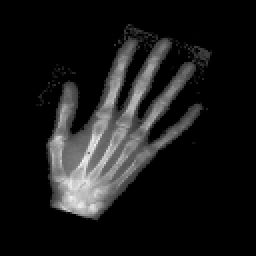
%> input picture kernel/data/hands-T.jpg, 128 x 128 px (shown 2 times larger)
$ octave setup2DhandData.m   (GNU Octave 9; MATLAB toolbox functions it lacks are replaced by stand-ins)
%> lines starting %> are read from the running program, lines starting %| are printed output that depends on the picture
### kernel/data/jpgs2data.m
%==============================================================================
% This code is part of the Matlab-based toolbox
% FAIR - Flexible Algorithms for Image Registration.
% For details see
% - https://github.com/C4IR and
% - http://www.siam.org/books/fa06/
%==============================================================================
% This files simplifies the generation of FAIR data
% Input
%    example        the name of the game (for figures etc)
%    fileT        name of a image file for the template  image
%    fileR        name of a image file for the reference image
%    varargin    list of additional variables such as omega, m, LM
%==============================================================================

function expfile = jpgs2data(example,fileT,fileR,varargin)
%> called with example = '', fileT = 'hands-T.jpg', fileR = 'hands-R.jpg'

if nargin == 0,
  help(mfilename)
  runMinimalExample
  return;
end

omega     = [];
m         = [];
LM        = [];
viewPara  = {'viewImage','viewImage2D','colormap','gray(256)'};
imgPara   = {'imgModel','linearInter'};
overwrite = 0;

for k=1:2:length(varargin), % overwrite defaults
  eval([varargin{k},'=varargin{',int2str(k+1),'};']);
end;

if isempty(example),
  caller  = dbstack;
  expfile = caller(min(2,length(caller))).name;
  example = expfile(6:end-5);
else
  expfile = sprintf('setup%sData',example);
end
expfile = fullfile(FAIRpath,'temp',expfile);

FAIRmessage(expfile)
if exist([expfile,'.mat'],'file') & ~overwrite,
  fprintf('[%s] %s exists\n',mfilename,expfile);
  return
end;

% do whatever needed to be done to get your data here
image = @(str) double(flipud(imread(str))'); % reads and converts

% load the original data, set domain, initial discretization, and grid
dataT = image(fileT);
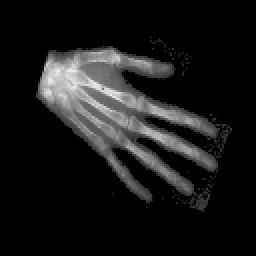
%> dataT: size 128x128 double (shown 2 times larger); min 0, max 244, mean 25.2; mean of the top-left, top-right, bottom-left and bottom-right quarters 54.3, 17.5, 8.6, 20.4
dataR = image(fileR);
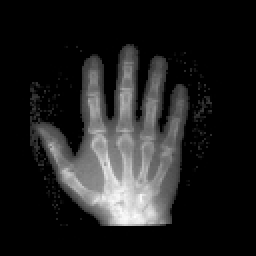
%> input picture kernel/data/hands-R.jpg, 128 x 128 px (shown 2 times larger)
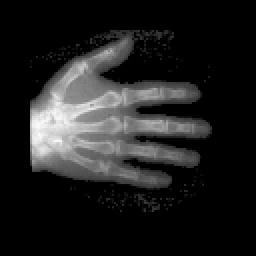
%> dataR: size 128x128 double (shown 2 times larger); min 0, max 254, mean 32.4; mean of the top-left, top-right, bottom-left and bottom-right quarters 55.7, 17.5, 40.5, 15.9

if isempty(omega), omega = [0,size(dataT,1),0,size(dataT,2)];  end;
if isempty(m),     m     = size(dataR);                        end;

viewImage('reset',viewPara{:});
imgModel('reset',imgPara{:});

omegaI = @(i) omega(min(i,size(omega,1)),:);
xc     = @(k) getCellCenteredGrid(omegaI(k),m);

viewData  = @(I,k) viewImage(imgModel(I,omegaI(k),xc(k)),omegaI(k),m);

FAIRfigure(1,'figname',expfile); clf;
subplot(1,2,1); viewData(dataT,1); title('template');
subplot(1,2,2); viewData(dataR,2); title('reference');

ML = getMultilevel({dataT,dataR},omega,m,'fig',2);

% save to outfile
save(expfile,'example','dataT','dataR','omega','m','ML','viewPara','imgPara');
if ~isempty(LM),
  save(expfile,'-append','LM','example');
end;

%------------------------------------------------------------------------------

function runMinimalExample
setup2DhandData;

%==============================================================================

### kernel/tools/dealOptions.m
%==============================================================================
% This code is part of the Matlab-based toolbox
% FAIR - Flexible Algorithms for Image Registration.
% For details see
% - https://github.com/C4IR and
% - http://www.siam.org/books/fa06/
%==============================================================================
% This functions deals persistent variables in administrative functions such as
% viewImage, viewImage, imgModel, trafo, distance, regularizer, ....
%
% Input:
%   optn        a list of current options, to be updated
%               cell or struct, 2*n entries, e.g.
%               optn.omega = [1,2];
%               optn.m     = 14;
%               or optn    = {'omega',[1,2],'m',14;}
%   varargin    a list of new options, cell with 2*p entries
%
% Output:
%   method      specifies the particular method to be used in caller, see example
%   optn        updated list of options
%   task        task to be performed either in options or in caller
%   stop        flag for caller to terminate
%
% Example:
% caller='imgModel', method='splineInter', p1='theta', pV1=10
%
% The followings modes can be uses
%    1.    nargin == 0,
%         help, run minimal example, return
%

% elseif    ~ischar(varargin{1}) -> task='none'; stop = 0;
% else      task = varargin{1} end one of the following
%
% task = 'reset', caller('reset',caller,method,p1,pV1,...), stop = 1
%   set optn={caller,method,p1,pV1,...}
%
% task = 'set',   caller('set',x1,xV1,...),                 stop = 1
%   update optn by overwiting (if x1=pk) or adding to list
%
% task = 'get',   caller('get',optn,pk),                    stop = 1
%   if field exists, method = OPTN.(pk), else method = [];
%
% task = 'disp',  caller('disp'),                           stop = 1
%   displays all the optn, fieldname:optn.(fieldname)
%
% task = 'clear', caller('clear'),                          stop = 1
%   set optn = [];
%
%  otherwise: -> task, stop = 0

%==============================================================================


function [method,optn,task,stop] = dealOptions(caller,optn,varargin)
%> called with caller = 'setup2DhandData', optn = []

method = [];                    % initialize method
% caller = dbstack;               % identify the name of the calling function
% caller = caller(min(length(caller),2)).name;

task   = [];
stop   = 1;

if nargin == 0,
  help(mfilename);
  runMinimalExample;
  return;
end;

% transform optn from cell to struct
if iscell(optn),
  optn = cell2struct(optn(2:2:end),optn(1:2:end),2);
end;

% check whether work is to be done here, i.e. the first input argument
% varargin{1} is a str
if nargin>2 && ischar(varargin{1})

  task        = varargin{1};
  varargin(1) = [];

  switch task
    case {'reset','set'},       % reset/set options
      if strcmp(task,'reset'),  % clear optn
        optn = [];
      end;

      % update the field with the value from the varargin list
      for k=1:2:length(varargin),
        optn.(varargin{k}) = varargin{k+1};
      end;

    case 'disp',                % display the options
      fprintf('<%s> options\n',caller);
      if isempty(optn),
        fprintf('is empty\n');
      else
        disp(optn)
      end;

    case 'clear';               % clear the options
      optn   = [];
      fprintf('--- cleared OPTN in <%s> ---\n',caller);

    case 'get',
      for k=1:length(varargin),
        method = getOption(optn,varargin{1});
      end;
      return

    case 'optn',
      [method,optn] = getOption(optn,caller);
      method = optn;
      return;

    otherwise,
      stop = 0;

  end;

  [method,optn] = getOption(optn,caller);
  return;

else

  [method,optn] = getOption(optn,caller);
  stop = (nargin < 3);
  return;

end;


%----------------------------------------------------------------------------------------

function [value,optn] = getOption(optn,field);

% initialize value= []; update by the value in optn
value = []; if isfield(optn,field),  value = optn.(field); end;
% transfer struct optn to list
if isstruct(optn),
  fields = fieldnames(optn);
  values = struct2cell(optn);
  optn = cell(1,2*length(fields));
  optn(1:2:2*length(fields)-1) = fields;
  optn(2:2:2*length(fields))   = values;
end;

%------------------------------------------------------------------------------

% [12 lines left out: function runMinimalExample, not called in this run]
%==============================================================================

### kernel/viewers/FAIRfigure.m
%==============================================================================
% This code is part of the Matlab-based toolbox
% FAIR - Flexible Algorithms for Image Registration.
% For details see
% - https://github.com/C4IR and
% - http://www.siam.org/books/fa06/
%==============================================================================
%
% function varargout = FAIRfigure(fig,varargin)
%
% Opens a non-gray (-: FAIR figure at position [position]
% labels with sets figure number and title [figname]
%
%==============================================================================

function varargout = FAIRfigure(fig,varargin)
%> called with fig = 1

caller   = dbstack;        % identify the name of the calling function
caller   = caller(min(length(caller),2)).name;
figname  = caller;
color    = [1,1,0.95];
position = [];

for k=1:2:length(varargin), % overwrite defaults
  eval([varargin{k},'=varargin{',int2str(k+1),'};']);
end;

if nargin == 0,
  fig = [];
end;

if isempty(fig),
  fig = figureh;
else
  if ishandle(fig),
    fig = figureh(fig);
  else
%> the run ends on the next line
    fig = figureh(fig);
  end;
end;

if ~isnumeric(fig),
  fig = fig.Number;
end;

figname  = sprintf('[FAIR:%d] %s',fig,figname);
set(fig,'numbertitle','off','name',figname,'color',color);

if not(isempty(position)) && not(strcmp(position,'default')),
%   keyboard
%     position = FAIRposition('fig',fig,'position',position);
    set(fig,'position',position);
end;
if nargout == 1, varargout = {fig};  end;
%==============================================================================

### kernel/viewers/viewImage.m
%==============================================================================
% This code is part of the Matlab-based toolbox
% FAIR - Flexible Algorithms for Image Registration.
% For details see
% - https://github.com/C4IR and
% - http://www.siam.org/books/fa06/
%==============================================================================
% varargout = viewImage(varargin)
%
% Main function for image visualization, makes use of persistent parameters
% typical usage:
%   viewPara = {'viewImage','viewImage2D','colormap','gray(256)'};
%   viewImage('reset',viewPara{:});
%   vh = viewImage(T,omega,m);
% see
%   E2_setupHandsData for a 2D example and
%   E2_setupBrainData for a 3D example
%
% visualize:
%
%   visualizes the interpolated data (based on m) on a domain Omega (based on omega)
%
% administration, parameter setting:
%   for resetting, intitializing, setting, updating, clearing, displaying,
%   see dealOptions.m
%
% specific optn:
%   viewImage(T,omega,m,specific{:}), uses specific for this call
%==============================================================================

function varargout = viewImage(varargin)

persistent OPTN
[method,OPTN,task,stop] = dealOptions(mfilename,OPTN,varargin{:});
if stop,
  varargout{1} = method;
  if nargout > 1, varargout{2} = OPTN;  end;
  return;
end

% update options and split
[method,optn] = dealOptions(mfilename,OPTN,'set',varargin{4:end});
if isempty(method), error('no method specified!'); end;


ih = []; B = [];
% -----------------------------------------------------------------------------
% start to work
Tc     = varargin{1};
omega0 = reshape([0;1]*ones(1,length(size(Tc))),1,[]);
if nargin<2, omega = omega0;   else omega = varargin{2}; end;
if nargin<3, m     = size(Tc); else m     = varargin{3}; end;

%make optn struct
optn = cell2struct(optn(2:2:end),optn(1:2:end),2);

% shortcut to value of boolean option str
OK = @(str) (isfield(optn,str) && ~isempty(optn.(str)));

% scale image to [0,255]
if OK('scale'),
  minTc = min(Tc);
  maxTc = max(Tc);
  dG = (maxTc-minTc); dG = dG + 2*(dG == 0);
  Tc = 255/dG*(Tc-minTc);
end;

% invert image
if OK('invert'),
  Tc = max(Tc(:))-Tc;
  %Tc = 255-max(Tc)+Tc;
end;

% shortcut to value of option str
value = @(str) dealOptions(mfilename,optn,'get',str);

% setup figure
fig = value('fig');
if isempty(fig),
  fig = gcf;
elseif fig == 0,
  fig = figure;
else
  figure(fig);
end;

% determine the subfigure
sub = value('sub');
if any(sub ~= 1),
  subplot(sub(1),sub(2),sub(3)); cla;
end;

% set the figure name
figname = value('figname');
if ~isempty(figname),
  set(fig,'numbertitle','off','name',sprintf('[FAIR:%d]: %s',fig,figname));
end;

% splitt options into internal
internals = {mfilename,'scale','invert','fig','sub','figname'};

% remove internals from list
for k=1:length(internals),
  if isfield(optn,internals{k}), optn = rmfield(optn,internals{k});  end;
end;

% transfer struct optn back to list
[dummy,optn] = dealOptions(mfilename,optn);

% call the viewer with remaining options
switch nargout,
  case 0, feval(method,Tc,omega,m,optn{:});
  case 1,
    ih = feval(method,Tc,omega,m,optn{:});
    varargout = {ih};
  otherwise,
    [ih,B]    = feval(method,Tc,omega,m,optn{:});
    varargout = {ih,B};
end;
drawnow
%==============================================================================

### kernel/tools/FAIRpath.m
function value=FAIRpath; value='/Users/Jan/Dropbox/FAIR/github';

### kernel/imgModels/imgModel.m
%==============================================================================
% This code is part of the Matlab-based toolbox
% FAIR - Flexible Algorithms for Image Registration.
% For details see
% - https://github.com/C4IR and
% - http://www.siam.org/books/fa06/
%==============================================================================
% Main function for the image model, uses persistent parameter
% Typical call
%  1.   initialize (pick model and submit parameters)
%
%       imgModel('reset','imgModel','splineInter','regularizer','moments','theta',1e-2);
%
%  2.   use:
%
%       [Tc,dT] = imgModel(coefT,omega,yc);
%
%       evaluates the image model as a linear combination of basis functions with
%       the coeeficients coeffT of size size(coefT) at a cell-centered grid of points
%       y = [Y(:,1);Y(:,2),...,Y(:,d)] using parameters specified by the persistent variable OPTN
%
%
%       [Tc,dT] = imgModel(dataT,omega,yc,specific{:});
%       overwrites the persistent options (not permanently)
%
%  3.   additional option 'coefficients':
%
%       [coefT,coefR] = imgModel('coefficients',dataT,dataR,omega);
%
%       returns the coefficients of a basis representation, note
%       coefT = dataT                     for linear interpolation
%       coefT = getSplineCoefficients     for spline interpolation
% =======================================================================================

function varargout = imgModel(varargin)

% handle options
persistent OPTN

if nargin == 0 & nargout == 0 %& isempty(OPTN),
  help(mfilename);
  runMinimalExample;
  return;
end;

% check for reset, set, clear, disp, see dealOptions.m
[method,OPTN,task,stop] = dealOptions(mfilename,OPTN,varargin{:});
if stop,  varargout = {method,OPTN};  return; end

% update spline coefficients, if neccessary
if strcmp(task,'coefficients'),
  T   = varargin{2};
  R   = varargin{3};
  dim = length(varargin{4})/2;
  if ~isempty(strfind(method,'spline')),
    T = getSplineCoefficients(T,'dim',dim,OPTN{:},varargin{5:end});
    R = getSplineCoefficients(R,'dim',dim,OPTN{:},varargin{5:end});
  end;
  varargout = {T,R};
  return;
end;

% do the work
[method,optn] = dealOptions(mfilename,OPTN,...
	'set','doDerivative',(nargout>1),varargin{4:end});
k = find(strcmp(optn,mfilename));
optn (k:k+1) = [];
T         = varargin{1};
omega     = varargin{2};
x         = varargin{3}(:);
[T,dT]    = feval(method,T,omega,x,optn{:});
varargout = {T,dT};

%------------------------------------------------------------------------------

% [4 lines left out: function runMinimalExample, not called in this run]
%==============================================================================

### kernel/tools/FAIRmessage.m
%==============================================================================
% This code is part of the Matlab-based toolbox
% FAIR - Flexible Algorithms for Image Registration.
% For details see
% - https://github.com/C4IR and
% - http://www.siam.org/books/fa06/
%==============================================================================
% Generates a nicely formatted message
%==============================================================================

function FAIRmessage(str,c)

if nargin == 0,
    FAIRmessage('nice message')
    return;
elseif (nargin == 1) && (length(str) == 1),
  fprintf('>> %s\n',char(ones(1,78))*str);
else
  if ~exist('c','var'), c = '=';  end;
  fprintf('>> %s  [ %s ]  % s\n',...
    char(ones(1,10)*c),str,char(ones(1,60-length(str))*c));
end;
%==============================================================================

### kernel/data/checkDataFile.m
%==============================================================================
% This code is part of the Matlab-based toolbox
% FAIR - Flexible Algorithms for Image Registration.
% For details see
% - https://github.com/C4IR and
% - http://www.siam.org/books/fa06/
%==============================================================================
% This scripts checks whether the required data is already available.
% If if so and possible, it also initializes the modules
% viewimage, imgModel, trafo, distance, regularizer for later use;
% see setup2DhandsData.m for an example
%==============================================================================
caller          = dbstack;        % identify the name of the calling function
caller          = caller(min(length(caller),2)).name;
expfile         = fullfile(FAIRpath,'temp',[caller,'.mat']);
expfileExists   = (exist(expfile,'file') == 2);

if ~expfileExists,
  return;         % matfile has to be generated
end;

fprintf('%s: load(%s); and initialize modules\n',...
  caller,expfile(length(FAIRpath)+1:end));
clear caller
load(expfile);

% initialize toolbox
if ~isempty(who(expfile,'viewPara')),    viewImage('reset',viewPara{:});  end;
if ~isempty(who(expfile,'imgPara')),     imgModel('reset',imgPara{:});    end;
if ~isempty(who(expfile,'traPara')),     trafo('reset',traPara{:});       end;
if ~isempty(who(expfile,'disPara')),     distance('reset',disPara{:});    end;
if ~isempty(who(expfile,'regPara')),     regularizer('reset',regPara{:}); end;
%==============================================================================

### kernel/data/setup2DhandData.m
%==============================================================================
% This code is part of the Matlab-based toolbox
% FAIR - Flexible Algorithms for Image Registration.
% For details see
% - https://github.com/C4IR and
% - http://www.siam.org/books/fa06/
%==============================================================================
% Initializes xray data of human hands and adds manually chosen landmarks.
%
% Data originates from
%  @article{Amit1994,
%    author = {Yali Amit},
%     title = {A nonlinear variational problem for image matching},
%      year = {1994},
%   journal = {SIAM J. Sci. Comput.},
%    volume = {15},
%    number = {1},
%     pages = {207--224},
%  }
%==============================================================================

checkDataFile;        if expfileExists, return; end;

% for this data landmarks have been manually identified by JM
LM    = [
  5.5841   17.2664    2.6807   12.7797
  10.7243   21.6121    7.2028   19.6795
  13.2477   21.6121   10.1865   20.8916
  15.2570   19.2290   12.5175   20.0991
  15.8645   15.1636   14.3357   16.7424
  5.3972    8.1075    7.9953    6.3462
  7.5000    5.9579   11.8648    5.6469
  ];

% set special view options
viewPara = {'viewImage','viewImage2D','colormap','bone(256)'};
expfile = jpgs2data('','hands-T.jpg','hands-R.jpg',...
